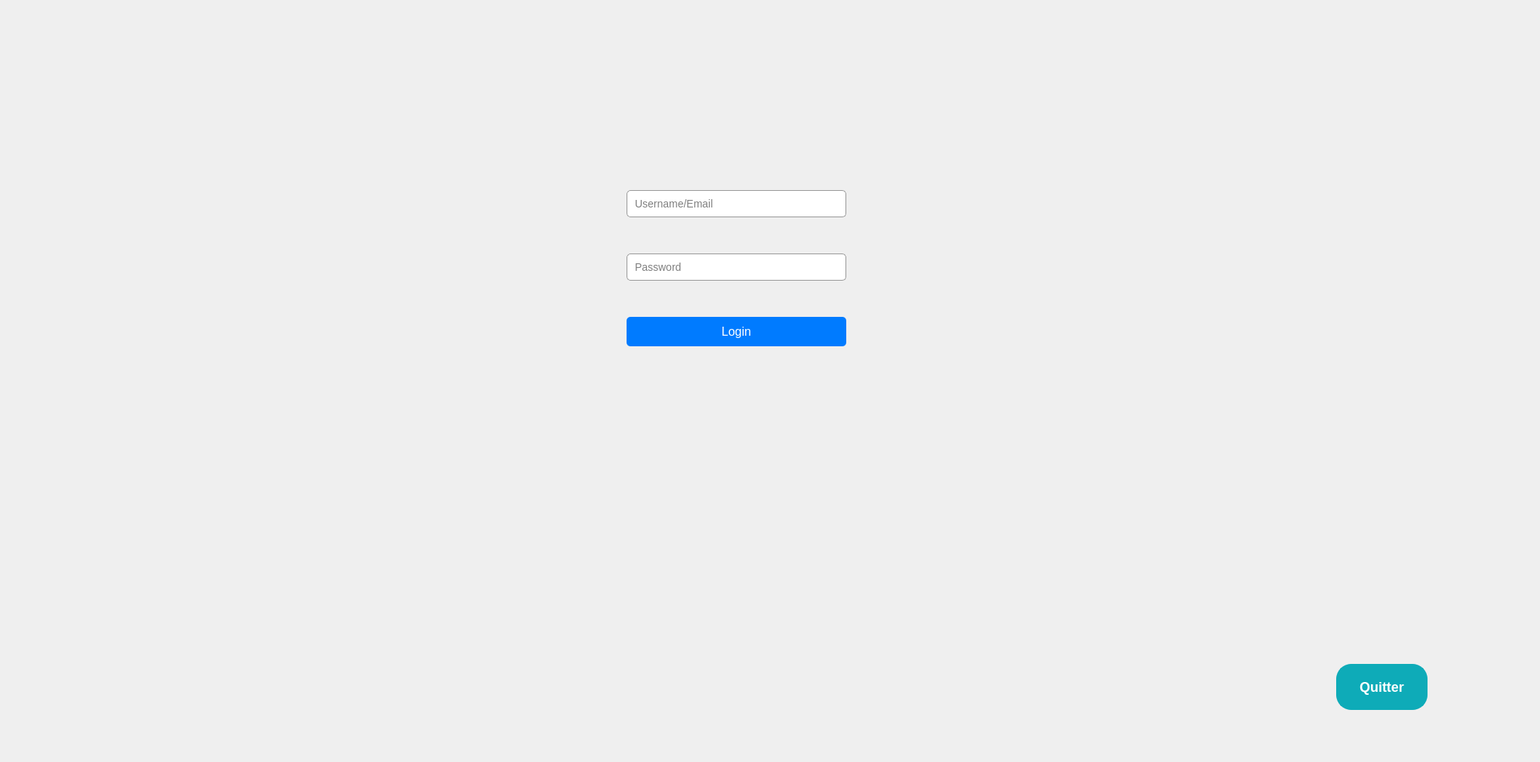
    <widget class="QWidget" name="loginPage">
     <widget class="QLabel" name="loginPageBackground">
      <property name="geometry">
       <rect>
        <x>0</x>
        <y>0</y>
        <width>1920</width>
        <height>1001</height>
       </rect>
      </property>
      <property name="text">
       <string/>
      </property>
      <property name="pixmap">
       <pixmap resource="res.qrc">:/img/background.png</pixmap>
      </property>
      <property name="scaledContents">
       <bool>true</bool>
      </property>
     </widget>
     <widget class="QWidget" name="verticalLayoutWidget_6">
      <property name="geometry">
       <rect>
        <x>830</x>
        <y>210</y>
        <width>291</width>
        <height>291</height>
       </rect>
      </property>
      <layout class="QVBoxLayout" name="form">
       <item>
        <widget class="QLineEdit" name="usernameBox0">
         <property name="styleSheet">
          <string notr="true">QLineEdit {
    border: 1px solid #999; /* Set border */
    padding: 8px; /* Set padding */
    border-radius: 5px; /* Add rounded corners */
    font-size: 14px; /* Set font size */
}

QLineEdit:focus {
    border-color: #007bff; /* Change border color when focused */
}
</string>
         </property>
         <property name="text">
          <string/>
         </property>
         <property name="placeholderText">
          <string>Username/Email</string>
         </property>
        </widget>
       </item>
       <item>
        <widget class="QLineEdit" name="passwordBox0">
         <property name="styleSheet">
          <string notr="true">QLineEdit {
    border: 1px solid #999; /* Set border */
    padding: 8px; /* Set padding */
    border-radius: 5px; /* Add rounded corners */
    font-size: 14px; /* Set font size */
}

QLineEdit:focus {
    border-color: #007bff; /* Change border color when focused */
}
</string>
         </property>
         <property name="text">
          <string/>
         </property>
         <property name="echoMode">
          <enum>QLineEdit::Password</enum>
         </property>
         <property name="placeholderText">
          <string>Password</string>
         </property>
        </widget>
       </item>
       <item>
        <widget class="QPushButton" name="loginButton0">
         <property name="styleSheet">
          <string notr="true">QPushButton {
    background-color: #007bff; /* Set background color */
    color: white; /* Set text color */
    border: none; /* Remove border */
    padding: 10px 20px; /* Set padding */
    border-radius: 5px; /* Add rounded corners */
    font-size: 16px; /* Set font size */
}

QPushButton:hover {
    background-color: #0056b3; /* Change background color on hover */
}

QPushButton:pressed {
    background-color: #0056b3; /* Change background color when pressed */
}
</string>
         </property>
         <property name="text">
          <string>Login</string>
         </property>
         <property name="shortcut">
          <string>Return</string>
         </property>
        </widget>
       </item>
      </layout>
     </widget>
     <widget class="QLabel" name="Digital_clockLogin">
      <property name="geometry">
       <rect>
        <x>1740</x>
        <y>0</y>
        <width>291</width>
        <height>101</height>
       </rect>
      </property>
      <property name="font">
       <font>
        <pointsize>15</pointsize>
        <weight>75</weight>
        <bold>true</bold>
       </font>
      </property>
      <property name="text">
       <string/>
      </property>
     </widget>
     <widget class="QPushButton" name="quitLogin">
      <property name="geometry">
       <rect>
        <x>1770</x>
        <y>880</y>
        <width>121</width>
        <height>61</height>
       </rect>
      </property>
      <property name="styleSheet">
       <string notr="true">/* Styles généraux du bouton */
QPushButton {
    background-color: #0EABB8; /* Bleu clair pour représenter l'eau */
    border: 2px solid #0EABB8; /* Bordure bleue */
    color: #ffffff; /* Texte blanc */
    padding: 15px 25px; /* Espacement intérieur */
    font-size: 18px; /* Taille de la police */
    font-weight: bold; /* Police en gras */
    border-radius: 20px; /* Bordure arrondie */
    outline: none; /* Supprime la bordure de focus */
    position: relative; /* Position relative pour les pseudo-éléments */
    overflow: hidden; /* Cache le contenu débordant */
    transition: background-color 0.3s, color 0.3s; /* Transition des couleurs */
}

/* Style au survol du bouton */
QPushButton:hover {
    background-color: #ffffff; /* Fond devient blanc */
    color: #0EABB8; /* Texte devient bleu clair */
}

/* Style au clic du bouton */
QPushButton:pressed {
    background-color: #1e4c6f; /* Bleu foncé lors du clic */
    color: #f8f8f8; /* Texte blanc lors du clic */
}

/* Animation pour le pseudo-élément :after */
QPushButton::after {
    content: ''; /* Contenu vide */
    position: absolute; /* Position absolue */
    width: 100%; /* Largeur à 100% */
    height: 100%; /* Hauteur à 100% */
    background-color: rgba(255, 255, 255, 0.3); /* Fond semi-transparent */
    top: 50%; /* Positionnement au centre vertical */
    left: 50%; /* Positionnement au centre horizontal */
    border-radius: 50%; /* Bordure arrondie */
    transform: translate(-50%, -50%) scale(0); /* Réduit l'échelle à 0 */
    transition: transform 0.5s ease; /* Transition de l'échelle */
}

/* Animation au survol du bouton */
QPushButton:hover::after {
    transform: translate(-50%, -50%) scale(2); /* Augmente l'échelle à 2 */
}</string>
      </property>
      <property name="text">
       <string>Quitter</string>
      </property>
     </widget>
    </widget>
